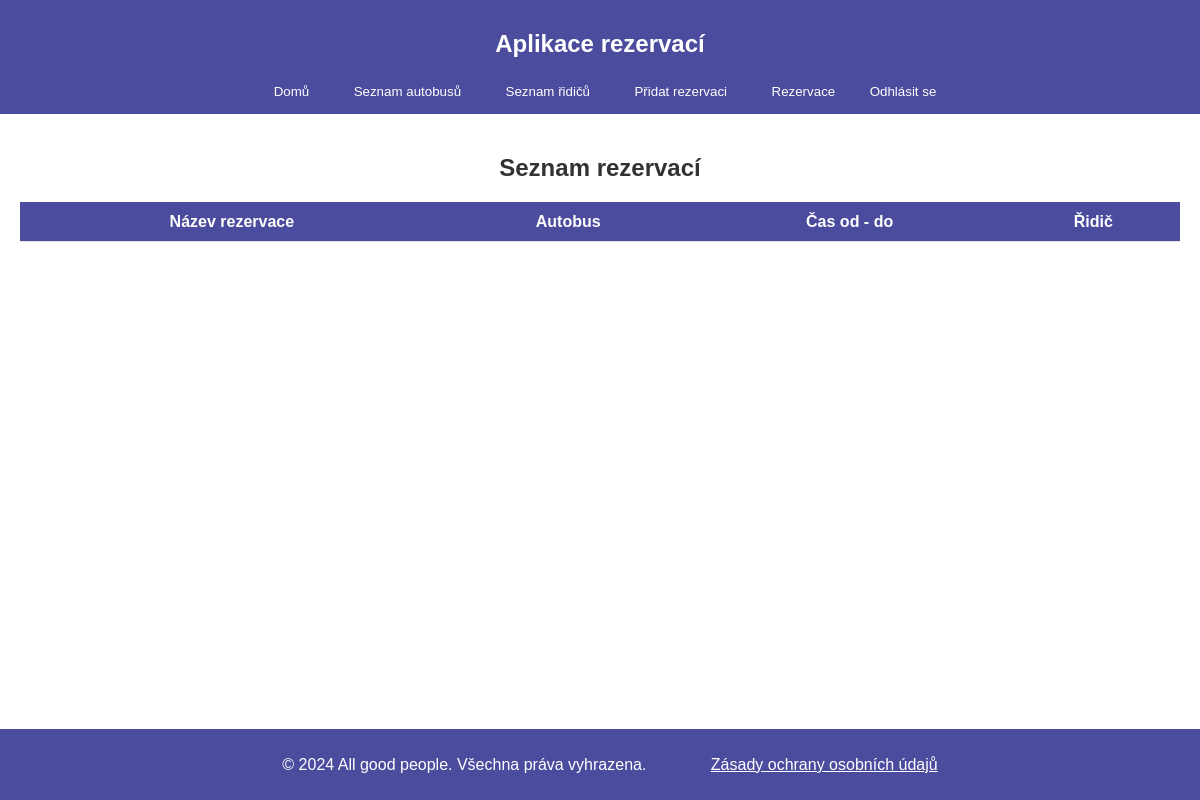
The app's page /depo/reservations/ (signed in), older data.
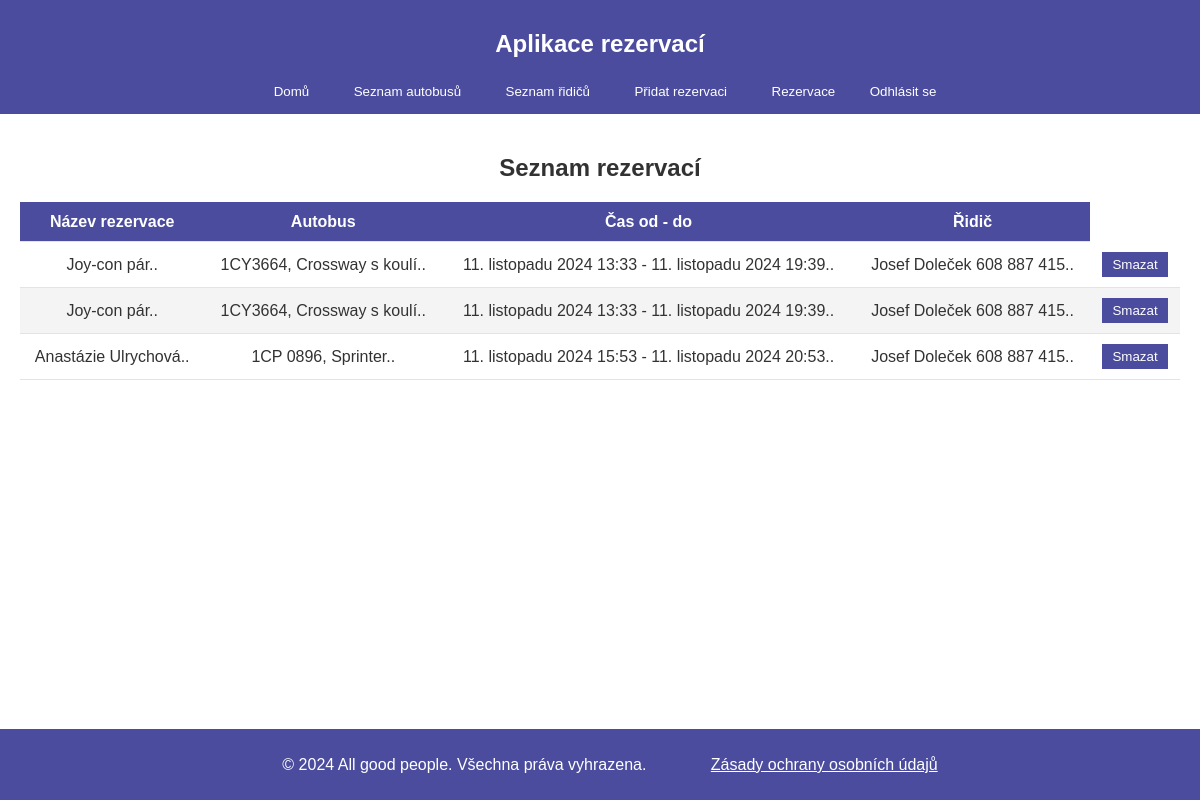
The same page, newer data.
### depo/models.py (models this page shows, shortened)
class Reservation(models.Model):
    name = models.CharField(max_length=100)  # pro koho se jede
    start_time = models.DateTimeField()  # kdy se začíná
    end_time = models.DateTimeField()    # kdy končí
    bus = models.ForeignKey(Bus, on_delete=models.CASCADE)
    driver = models.ForeignKey(Driver, on_delete=models.CASCADE)

class Bus(models.Model):
    name = models.CharField(max_length=100)
    seats = models.CharField(max_length=10)  # např. "45+1"
    is_ready = models.BooleanField(default=True)  # indikace dostupnosti autobusu

class Driver(models.Model):
    name = models.CharField(max_length=100)
    last_rest_day = models.DateField(default=timezone.now)  # poslední den volna
    is_on_rest = models.BooleanField(default=False)  # Indikace, zda je řidič na volnu

### depo/views.py (the view)
# urls.py: path('reservations/', views.reservation_list, name='reservation_list'),
@login_required
def reservation_list(request):
    reservations = Reservation.objects.all()
    return render(request, 'depo/reservation_list.html', {'reservations': reservations})

### depo/templates/depo/reservation_list.html
{% extends "depo/home.html" %}
{% block content %}
<section>
    <h2 style="text-align: center;">Seznam rezervací</h2>
    <table>
        <thead>
            <tr>
                <th>Název rezervace</th>
                <th>Autobus</th>
                <th>Čas od - do</th>
                <th>Řidič</th>
            </tr>
        </thead>
        <tbody>
            {% for reservation in reservations %}
            <tr>
                <td>{{  reservation.name }}..</td>
                <td>{{  reservation.bus.name }}..</td>
                <td>{{  reservation.start_time }} - {{  reservation.end_time }}..</td>
                <td>{{  reservation.driver.name }}.. </td>
                <td>
                    <a href="{% url 'depo:delete_reservation' reservation.id %}" onclick="return confirm('Opravdu chcete tuto rezervaci smazat?');">
                        <button type="button">Smazat</button>
                    </a>
                </td>
            </tr>
            {% endfor %}
        </tbody>
    </table>
</section>
{% endblock %}

Row changes from the older to the newer data that the page shows:
added Reservation: name "Joy-con pár", bus.name "1CY3664, Crossway s koulí", start_time "11. listopadu 2024 13:33", end_time "11. listopadu 2024 19:39", driver.name "Josef Doleček 608 887 415"
added Reservation: name "Joy-con pár", bus.name "1CY3664, Crossway s koulí", start_time "11. listopadu 2024 13:33", end_time "11. listopadu 2024 19:39", driver.name "Josef Doleček 608 887 415"
added Reservation: name "Anastázie Ulrychová", bus.name "1CP 0896, Sprinter", start_time "11. listopadu 2024 15:53", end_time "11. listopadu 2024 20:53", driver.name "Josef Doleček 608 887 415"
